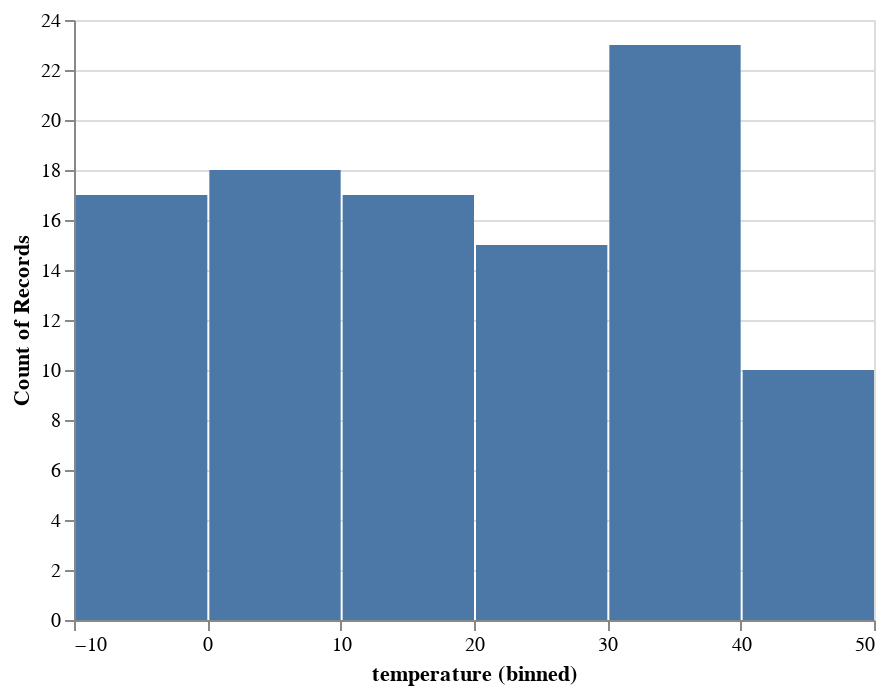

The notebook cell this image was saved under:
### Code cell
base = alt.Chart(df)
bar = base.mark_bar().encode(
    x=alt.X(
        field="temperature",
        type="quantitative",
        bin=alt.Bin(maxbins=10),
        scale=alt.Scale(type="linear"),
    ),
    y=alt.Y(
        field="temperature",
        type="quantitative",
        aggregate="count",
        scale=alt.Scale(type="linear", zero=True),
    ),
)
display_chart(bar)

### Figure 1 — Vega-Lite specification as saved in the notebook (floating-point values rounded to 4 significant figures)
{"config": {"view": {"continuousWidth": 400, "continuousHeight": 300}}, "data": {"name": "data-62648c40dc40a84dcc0ff734b69b013d"}, "mark": "bar", "encoding": {"x": {"bin": {"maxbins": 10}, "field": "temperature", "scale": {"type": "linear"}, "type": "quantitative"}, "y": {"aggregate": "count", "field": "temperature", "scale": {"type": "linear", "zero": true}, "type": "quantitative"}}, "$schema": "https://vega.github.io/schema/vega-lite/v4.17.0.json", "datasets": {"data-62648c40dc40a84dcc0ff734b69b013d": [{"temperature": 15.95, "wind": 44.06, "precipitation": 39.57, "condition": "sun"}, {"temperature": 35.8, "wind": 57.35, "precipitation": 51.1, "condition": "snow"}, {"temperature": 34.39, "wind": 96.36, "precipitation": 40.97, "condition": "drizzle"}, {"temperature": 7.205, "wind": 25.15, "precipitation": 85.49, "condition": "drizzle"}, {"temperature": 19.55, "wind": 57.88, "precipitation": 73.7, "condition": "sun"}, {"temperature": 40.96, "wind": 18.24, "precipitation": 12.34, "condition": "drizzle"}, {"temperature": 8.037, "wind": 34.86, "precipitation": 47.4, "condition": "drizzle"}, {"temperature": -0.9238, "wind": 38.28, "precipitation": 49.08, "condition": "snow"}, {"temperature": 5.432, "wind": 26.38, "precipitation": 11.85, "condition": "fog"}, {"temperature": -0.5233, "wind": 20.34, "precipitation": 17.6, "condition": "rain"}, {"temperature": -0.3212, "wind": 56.71, "precipitation": 27.9, "condition": "snow"}, {"temperature": -5.817, "wind": 7.922, "precipitation": 58.97, "condition": "sun"}, {"temperature": 29.35, "wind": 42.36, "precipitation": 52.3, "condition": "snow"}, {"temperature": -3.17, "wind": 25.42, "precipitation": 75.96, "condition": "sun"}, {"temperature": 29.76, "wind": 60.51, "precipitation": 27.63, "condition": "sun"}, {"temperature": -2.423, "wind": 71.82, "precipitation": 27.87, "condition": "rain"}, {"temperature": 27.72, "wind": 25.5, "precipitation": 56.95, "condition": "rain"}, {"temperature": 42.86, "wind": 64.08, "precipitation": 43.21, "condition": "drizzle"}, {"temperature": 17.67, "wind": 69.77, "precipitation": 4.879, "condition": "snow"}, {"temperature": 14.11, "wind": 57.18, "precipitation": 23.0, "condition": "sun"}, {"temperature": 13.74, "wind": 47.92, "precipitation": 14.36, "condition": "drizzle"}, {"temperature": 38.55, "wind": 71.4, "precipitation": 47.87, "condition": "rain"}, {"temperature": 35.42, "wind": 15.37, "precipitation": 10.14, "condition": "drizzle"}, {"temperature": 42.81, "wind": 19.29, "precipitation": 83.72, "condition": "sun"}, {"temperature": 5.542, "wind": 37.92, "precipitation": 1.806, "condition": "rain"}, {"temperature": 31.26, "wind": 25.61, "precipitation": 94.0, "condition": "snow"}, {"temperature": 12.65, "wind": 19.72, "precipitation": 4.277, "condition": "snow"}, {"temperature": 27.46, "wind": 18.46, "precipitation": 14.86, "condition": "snow"}, {"temperature": 39.17, "wind": 62.58, "precipitation": 61.91, "condition": "drizzle"}, {"temperature": 20.58, "wind": 6.979, "precipitation": 26.2, "condition": "fog"}, {"temperature": 43.44, "wind": 91.73, "precipitation": 49.93, "condition": "rain"}, {"temperature": 37.39, "wind": 37.35, "precipitation": 79.01, "condition": "rain"}, {"temperature": -0.974, "wind": 52.37, "precipitation": 30.45, "condition": "fog"}, {"temperature": 32.48, "wind": 88.07, "precipitation": 79.8, "condition": "drizzle"}, {"temperature": 35.07, "wind": 20.18, "precipitation": 68.33, "condition": "drizzle"}, {"temperature": 30.65, "wind": 70.21, "precipitation": 14.84, "condition": "fog"}, {"temperature": 17.57, "wind": 23.57, "precipitation": 33.43, "condition": "fog"}, {"temperature": 37.67, "wind": 25.75, "precipitation": 22.16, "condition": "fog"}, {"temperature": 5.014, "wind": 35.85, "precipitation": 50.43, "condition": "drizzle"}, {"temperature": 0.072, "wind": 2.304, "precipitation": 43.69, "condition": "snow"}, {"temperature": 5.955, "wind": 97.51, "precipitation": 18.94, "condition": "fog"}, {"temperature": 30.33, "wind": 11.12, "precipitation": 16.1, "condition": "rain"}, {"temperature": 14.46, "wind": 51.39, "precipitation": 51.52, "condition": "fog"}, {"temperature": 9.396, "wind": 14.41, "precipitation": 58.34, "condition": "drizzle"}, {"temperature": -7.883, "wind": 98.24, "precipitation": 51.41, "condition": "snow"}, {"temperature": 36.85, "wind": 17.44, "precipitation": 55.91, "condition": "drizzle"}, {"temperature": -9.583, "wind": 23.84, "precipitation": 61.61, "condition": "fog"}, {"temperature": -9.419, "wind": 53.25, "precipitation": 78.45, "condition": "sun"}, {"temperature": 4.572, "wind": 9.069, "precipitation": 42.45, "condition": "rain"}, {"temperature": 6.62, "wind": 35.88, "precipitation": 64.99, "condition": "rain"}, {"temperature": 20.63, "wind": 28.95, "precipitation": 14.3, "condition": "rain"}, {"temperature": -9.584, "wind": 83.65, "precipitation": 35.87, "condition": "snow"}, {"temperature": 11.02, "wind": 82.98, "precipitation": 67.52, "condition": "drizzle"}, {"temperature": 5.411, "wind": 21.06, "precipitation": 98.11, "condition": "fog"}, {"temperature": 2.807, "wind": 40.81, "precipitation": 17.11, "condition": "drizzle"}, {"temperature": 33.61, "wind": 68.87, "precipitation": 1.751, "condition": "drizzle"}, {"temperature": -3.731, "wind": 22.99, "precipitation": 20.45, "condition": "sun"}, {"temperature": 38.89, "wind": 4.451, "precipitation": 50.19, "condition": "snow"}, {"temperature": 30.68, "wind": 57.59, "precipitation": 3.882, "condition": "sun"}, {"temperature": 20.94, "wind": 86.16, "precipitation": 84.65, "condition": "sun"}, {"temperature": 37.96, "wind": 83.22, "precipitation": 78.1, "condition": "sun"}, {"temperature": 2.789, "wind": 5.605, "precipitation": 64.23, "condition": "rain"}, {"temperature": -7.363, "wind": 57.38, "precipitation": 18.5, "condition": "sun"}, {"temperature": 1.191, "wind": 46.53, "precipitation": 56.22, "condition": "rain"}, {"temperature": 5.601, "wind": 10.56, "precipitation": 10.01, "condition": "sun"}, {"temperature": 38.06, "wind": 40.56, "precipitation": 18.58, "condition": "rain"}, {"temperature": 10.0, "wind": 0.3814, "precipitation": 3.432, "condition": "snow"}, {"temperature": 35.52, "wind": 85.38, "precipitation": 72.28, "condition": "rain"}, {"temperature": 42.22, "wind": 21.9, "precipitation": 64.45, "condition": "snow"}, {"temperature": 42.63, "wind": 16.6, "precipitation": 85.32, "condition": "sun"}, {"temperature": 4.667, "wind": 13.91, "precipitation": 87.48, "condition": "drizzle"}, {"temperature": 16.15, "wind": 38.0, "precipitation": 47.26, "condition": "rain"}, {"temperature": 15.03, "wind": 86.43, "precipitation": 81.7, "condition": "rain"}, {"temperature": 35.19, "wind": 72.51, "precipitation": 22.44, "condition": "sun"}, {"temperature": 26.84, "wind": 83.91, "precipitation": 63.12, "condition": "drizzle"}, {"temperature": 34.88, "wind": 45.33, "precipitation": 0.9936, "condition": "rain"}, {"temperature": 41.38, "wind": 7.545, "precipitation": 54.7, "condition": "snow"}, {"temperature": 36.96, "wind": 49.47, "precipitation": 85.48, "condition": "snow"}, {"temperature": 14.59, "wind": 4.49, "precipitation": 10.31, "condition": "sun"}, {"temperature": 20.04, "wind": 66.33, "precipitation": 74.45, "condition": "sun"}, {"temperature": 25.47, "wind": 82.06, "precipitation": 61.2, "condition": "rain"}, {"temperature": 20.07, "wind": 46.45, "precipitation": 53.6, "condition": "snow"}, {"temperature": 5.685, "wind": 58.17, "precipitation": 31.24, "condition": "snow"}, {"temperature": 42.49, "wind": 71.08, "precipitation": 61.47, "condition": "rain"}, {"temperature": -7.079, "wind": 27.0, "precipitation": 19.79, "condition": "rain"}, {"temperature": -5.045, "wind": 88.94, "precipitation": 99.5, "condition": "fog"}, {"temperature": 25.45, "wind": 96.39, "precipitation": 69.85, "condition": "rain"}, {"temperature": 22.96, "wind": 88.49, "precipitation": 40.27, "condition": "snow"}, {"temperature": 27.51, "wind": 29.84, "precipitation": 27.85, "condition": "fog"}, {"temperature": -6.87, "wind": 54.9, "precipitation": 29.74, "condition": "snow"}, {"temperature": 41.67, "wind": 21.39, "precipitation": 23.45, "condition": "sun"}, {"temperature": 15.84, "wind": 14.55, "precipitation": 78.91, "condition": "sun"}, {"temperature": 13.79, "wind": 31.92, "precipitation": 65.39, "condition": "fog"}, {"temperature": -0.2479, "wind": 16.05, "precipitation": 26.22, "condition": "sun"}, {"temperature": 20.63, "wind": 15.35, "precipitation": 94.2, "condition": "rain"}, {"temperature": 17.22, "wind": 61.15, "precipitation": 27.79, "condition": "snow"}, {"temperature": 15.34, "wind": 52.16, "precipitation": 44.26, "condition": "drizzle"}, {"temperature": 43.29, "wind": 30.62, "precipitation": 90.71, "condition": "drizzle"}, {"temperature": 31.75, "wind": 54.0, "precipitation": 98.59, "condition": "drizzle"}, {"temperature": 3.548, "wind": 96.91, "precipitation": 50.0, "condition": "fog"}]}}
